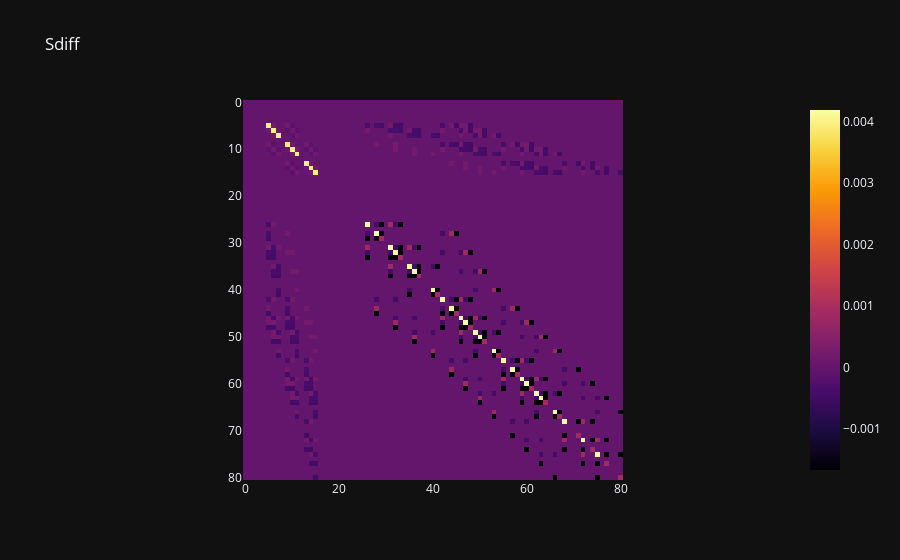
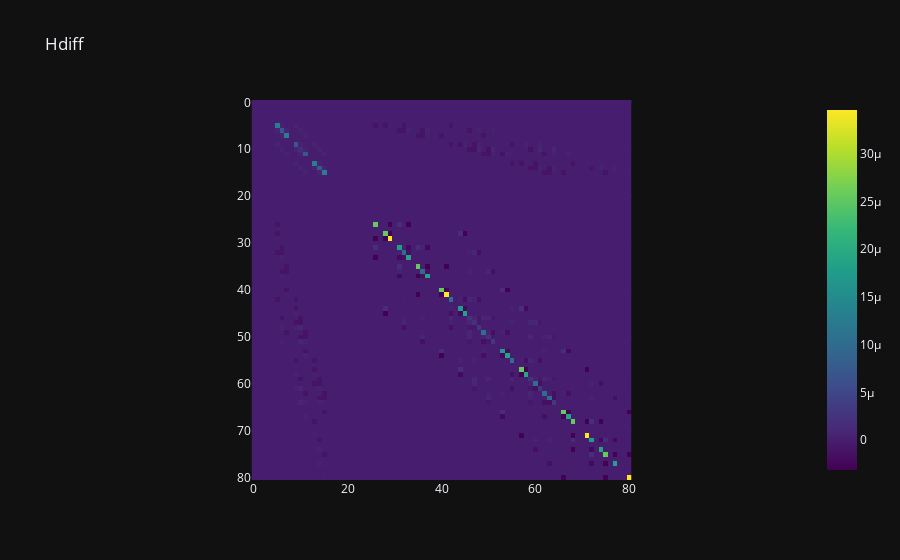

Write notebook code for charts like these, in order.
### Code cell
import pandas as pd
global_matrix_given = pd.read_csv("./Files/MacGlobSiH.dat", sep = r"\s+",header = None)
S_Given = np.array(global_matrix_given[2]).reshape(81,81)
H_Given = np.array(global_matrix_given[3]).reshape(81,81)

fig_S = px.imshow(S_Given-S, title="Sdiff", color_continuous_scale= 'inferno')
fig_S.show()

fig_H = px.imshow(H_Given-H, title="Hdiff", color_continuous_scale= 'viridis')
fig_H.show()

### Figure 1 — Plotly figure (JSON) as saved in the notebook; plotly's stock layout.template omitted (floating-point values rounded to 4 significant figures; data arrays with more than 128 entries replaced by an {"elided": "..."} marker saying what was removed)
{"data": [{"coloraxis": "coloraxis", "name": "0", "z": {"elided": "81x81 float values"}, "type": "heatmap", "xaxis": "x", "yaxis": "y", "hovertemplate": "x: %{x}<br>y: %{y}<br>color: %{z}<extra></extra>"}], "layout": {"xaxis": {"anchor": "y", "domain": [0.0, 1.0], "scaleanchor": "y", "constrain": "domain"}, "yaxis": {"anchor": "x", "domain": [0.0, 1.0], "autorange": "reversed", "constrain": "domain"}, "coloraxis": {"colorscale": [[0.0, "#000004"], [0.1111, "#1b0c41"], [0.2222, "#4a0c6b"], [0.3333, "#781c6d"], [0.4444, "#a52c60"], [0.5556, "#cf4446"], [0.6667, "#ed6925"], [0.7778, "#fb9b06"], [0.8889, "#f7d13d"], [1.0, "#fcffa4"]]}, "title": {"text": "Sdiff"}}}

### Figure 2 — Plotly figure (JSON) as saved in the notebook; plotly's stock layout.template omitted (floating-point values rounded to 4 significant figures; data arrays with more than 128 entries replaced by an {"elided": "..."} marker saying what was removed)
{"data": [{"coloraxis": "coloraxis", "name": "0", "z": {"elided": "81x81 float values"}, "type": "heatmap", "xaxis": "x", "yaxis": "y", "hovertemplate": "x: %{x}<br>y: %{y}<br>color: %{z}<extra></extra>"}], "layout": {"xaxis": {"anchor": "y", "domain": [0.0, 1.0], "scaleanchor": "y", "constrain": "domain"}, "yaxis": {"anchor": "x", "domain": [0.0, 1.0], "autorange": "reversed", "constrain": "domain"}, "coloraxis": {"colorscale": [[0.0, "#440154"], [0.1111, "#482878"], [0.2222, "#3e4989"], [0.3333, "#31688e"], [0.4444, "#26828e"], [0.5556, "#1f9e89"], [0.6667, "#35b779"], [0.7778, "#6ece58"], [0.8889, "#b5de2b"], [1.0, "#fde725"]]}, "title": {"text": "Hdiff"}}}
